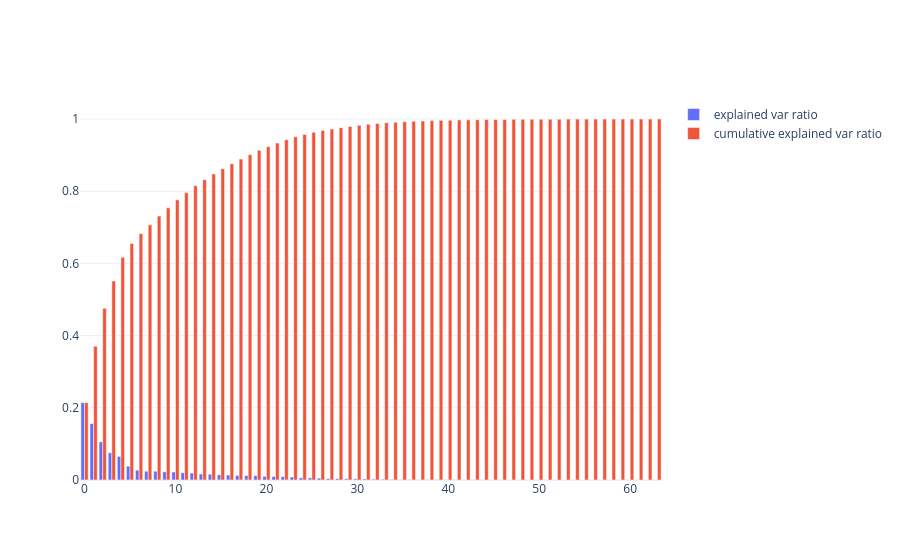

Notebook source saved alongside this figure:
### Code cell
fig = make_subplots(rows=1, cols=1)

# Top left
fig.add_trace(
    go.Bar(y=pca.explained_variance_ratio_ , name="explained var ratio"),
    row=1, col=1
)

fig.add_trace(
    go.Bar(y=np.cumsum(pca.explained_variance_ratio_), name="cumulative explained var ratio"),
    row=1, col=1
)
fig.update_layout(template='plotly_white')
fig.write_image(f"../plots/{model}-dsprites-explained-var.png")
fig
